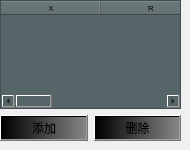
      <widget class="QWidget" name="page_2">
       <widget class="QWidget" name="layoutWidget_2">
        <property name="geometry">
         <rect>
          <x>0</x>
          <y>0</y>
          <width>181</width>
          <height>141</height>
         </rect>
        </property>
        <layout class="QVBoxLayout" name="verticalLayout_4">
         <item>
          <widget class="QTableWidget" name="color_TW">
           <property name="font">
            <font>
             <family>Arial</family>
             <pointsize>6</pointsize>
             <weight>9</weight>
             <italic>false</italic>
             <bold>false</bold>
            </font>
           </property>
           <property name="styleSheet">
            <string notr="true">font: 75 6pt &quot;Arial&quot;;
background-color: rgb(86, 101, 104);</string>
           </property>
           <column>
            <property name="text">
             <string>X</string>
            </property>
           </column>
           <column>
            <property name="text">
             <string>R</string>
            </property>
           </column>
           <column>
            <property name="text">
             <string>G</string>
            </property>
           </column>
           <column>
            <property name="text">
             <string>B</string>
            </property>
           </column>
          </widget>
         </item>
         <item>
          <layout class="QHBoxLayout" name="horizontalLayout_6">
           <item>
            <widget class="QPushButton" name="addColorWindow_BT">
             <property name="styleSheet">
              <string notr="true">background-color: qlineargradient(spread:pad, x1:0, y1:0, x2:1, y2:0, stop:0 rgba(0, 0, 0, 255), stop:1 rgba(134, 134, 134, 255));
border-left:1px solid  rgb(77, 77, 57);
border-bottom:1px solid  rgb(77, 77, 57);</string>
             </property>
             <property name="text">
              <string>添加</string>
             </property>
            </widget>
           </item>
           <item>
            <widget class="QPushButton" name="removeColorPoint_BT">
             <property name="styleSheet">
              <string notr="true">background-color: qlineargradient(spread:pad, x1:0, y1:0, x2:1, y2:0, stop:0 rgba(0, 0, 0, 255), stop:1 rgba(134, 134, 134, 255));
border-left:1px solid  rgb(77, 77, 57);
border-bottom:1px solid  rgb(77, 77, 57);</string>
             </property>
             <property name="text">
              <string>删除</string>
             </property>
            </widget>
           </item>
          </layout>
         </item>
        </layout>
       </widget>
      </widget>
